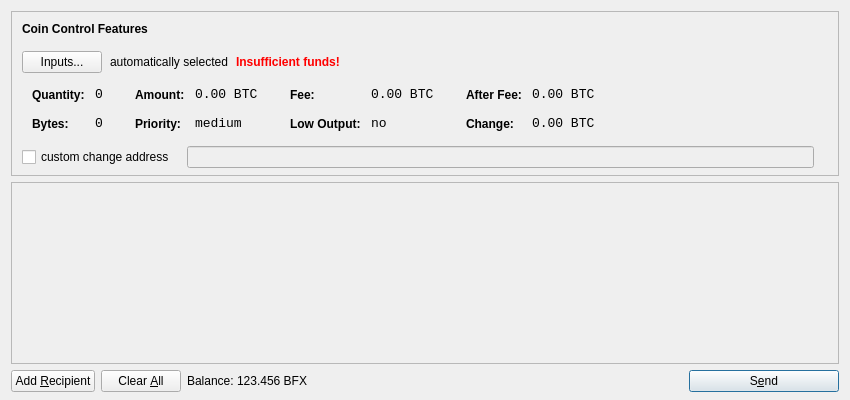
<?xml version="1.0" encoding="UTF-8"?>
<ui version="4.0">
 <class>SendCoinsDialog</class>
 <widget class="QDialog" name="SendCoinsDialog">
  <property name="geometry">
   <rect>
    <x>0</x>
    <y>0</y>
    <width>850</width>
    <height>400</height>
   </rect>
  </property>
  <property name="windowTitle">
   <string>Send Coins</string>
  </property>
  <layout class="QVBoxLayout" name="verticalLayout" stretch="0,1,0">
   <property name="bottomMargin">
    <number>8</number>
   </property>
   <item>
    <widget class="QFrame" name="frameCoinControl">
     <property name="sizePolicy">
      <sizepolicy hsizetype="Expanding" vsizetype="Expanding">
       <horstretch>0</horstretch>
       <verstretch>0</verstretch>
      </sizepolicy>
     </property>
     <property name="maximumSize">
      <size>
       <width>16777215</width>
       <height>16777215</height>
      </size>
     </property>
     <property name="frameShape">
      <enum>QFrame::StyledPanel</enum>
     </property>
     <property name="frameShadow">
      <enum>QFrame::Sunken</enum>
     </property>
     <layout class="QVBoxLayout" name="verticalLayoutCoinControl2">
      <property name="spacing">
       <number>-1</number>
      </property>
      <property name="leftMargin">
       <number>0</number>
      </property>
      <property name="topMargin">
       <number>0</number>
      </property>
      <property name="rightMargin">
       <number>0</number>
      </property>
      <property name="bottomMargin">
       <number>6</number>
      </property>
      <item>
       <layout class="QVBoxLayout" name="verticalLayoutCoinControl" stretch="0,0,0,0,1">
        <property name="spacing">
         <number>0</number>
        </property>
        <property name="leftMargin">
         <number>10</number>
        </property>
        <property name="topMargin">
         <number>10</number>
        </property>
        <item>
         <layout class="QHBoxLayout" name="horizontalLayoutCoinControl1">
          <property name="bottomMargin">
           <number>15</number>
          </property>
          <item>
           <widget class="QLabel" name="labelCoinControlFeatures">
            <property name="sizePolicy">
             <sizepolicy hsizetype="Preferred" vsizetype="Maximum">
              <horstretch>0</horstretch>
              <verstretch>0</verstretch>
             </sizepolicy>
            </property>
            <property name="font">
             <font>
              <weight>75</weight>
              <bold>true</bold>
             </font>
            </property>
            <property name="styleSheet">
             <string notr="true">font-weight:bold;</string>
            </property>
            <property name="text">
             <string>Coin Control Features</string>
            </property>
           </widget>
          </item>
         </layout>
        </item>
        <item>
         <layout class="QHBoxLayout" name="horizontalLayoutCoinControl2" stretch="0,0,0,0">
          <property name="spacing">
           <number>8</number>
          </property>
          <property name="bottomMargin">
           <number>10</number>
          </property>
          <item>
           <widget class="QPushButton" name="pushButtonCoinControl">
            <property name="styleSheet">
             <string notr="true"/>
            </property>
            <property name="text">
             <string>Inputs...</string>
            </property>
           </widget>
          </item>
          <item>
           <widget class="QLabel" name="labelCoinControlAutomaticallySelected">
            <property name="text">
             <string>automatically selected</string>
            </property>
            <property name="margin">
             <number>5</number>
            </property>
           </widget>
          </item>
          <item>
           <widget class="QLabel" name="labelCoinControlInsuffFunds">
            <property name="font">
             <font>
              <weight>75</weight>
              <bold>true</bold>
             </font>
            </property>
            <property name="styleSheet">
             <string notr="true">color:red;font-weight:bold;</string>
            </property>
            <property name="text">
             <string>Insufficient funds!</string>
            </property>
            <property name="margin">
             <number>5</number>
            </property>
           </widget>
          </item>
          <item>
           <spacer name="horizontalSpacerCoinControl">
            <property name="orientation">
             <enum>Qt::Horizontal</enum>
            </property>
            <property name="sizeHint" stdset="0">
             <size>
              <width>40</width>
              <height>1</height>
             </size>
            </property>
           </spacer>
          </item>
         </layout>
        </item>
        <item>
         <widget class="QWidget" name="widgetCoinControl" native="true">
          <property name="sizePolicy">
           <sizepolicy hsizetype="Preferred" vsizetype="Preferred">
            <horstretch>0</horstretch>
            <verstretch>0</verstretch>
           </sizepolicy>
          </property>
          <property name="minimumSize">
           <size>
            <width>0</width>
            <height>0</height>
           </size>
          </property>
          <property name="styleSheet">
           <string notr="true"/>
          </property>
          <layout class="QHBoxLayout" name="horizontalLayoutCoinControl5">
           <property name="margin">
            <number>0</number>
           </property>
           <item>
            <layout class="QHBoxLayout" name="horizontalLayoutCoinControl3" stretch="0,0,0,1">
             <property name="spacing">
              <number>20</number>
             </property>
             <property name="topMargin">
              <number>0</number>
             </property>
             <property name="bottomMargin">
              <number>10</number>
             </property>
             <item>
              <layout class="QFormLayout" name="formLayoutCoinControl1">
               <property name="horizontalSpacing">
                <number>10</number>
               </property>
               <property name="verticalSpacing">
                <number>14</number>
               </property>
               <property name="leftMargin">
                <number>10</number>
               </property>
               <property name="topMargin">
                <number>4</number>
               </property>
               <property name="rightMargin">
                <number>6</number>
               </property>
               <item row="0" column="0">
                <widget class="QLabel" name="labelCoinControlQuantityText">
                 <property name="styleSheet">
                  <string notr="true">font-weight:bold;</string>
                 </property>
                 <property name="text">
                  <string>Quantity:</string>
                 </property>
                 <property name="margin">
                  <number>0</number>
                 </property>
                </widget>
               </item>
               <item row="0" column="1">
                <widget class="QLabel" name="labelCoinControlQuantity">
                 <property name="font">
                  <font>
                   <family>Monospace</family>
                   <pointsize>10</pointsize>
                  </font>
                 </property>
                 <property name="cursor">
                  <cursorShape>IBeamCursor</cursorShape>
                 </property>
                 <property name="contextMenuPolicy">
                  <enum>Qt::ActionsContextMenu</enum>
                 </property>
                 <property name="text">
                  <string notr="true">0</string>
                 </property>
                 <property name="margin">
                  <number>0</number>
                 </property>
                 <property name="textInteractionFlags">
                  <set>Qt::LinksAccessibleByMouse|Qt::TextSelectableByKeyboard|Qt::TextSelectableByMouse</set>
                 </property>
                </widget>
               </item>
               <item row="1" column="0">
                <widget class="QLabel" name="labelCoinControlBytesText">
                 <property name="styleSheet">
                  <string notr="true">font-weight:bold;</string>
                 </property>
                 <property name="text">
                  <string>Bytes:</string>
                 </property>
                </widget>
               </item>
               <item row="1" column="1">
                <widget class="QLabel" name="labelCoinControlBytes">
                 <property name="font">
                  <font>
                   <family>Monospace</family>
                   <pointsize>10</pointsize>
                  </font>
                 </property>
                 <property name="cursor">
                  <cursorShape>IBeamCursor</cursorShape>
                 </property>
                 <property name="contextMenuPolicy">
                  <enum>Qt::ActionsContextMenu</enum>
                 </property>
                 <property name="text">
                  <string notr="true">0</string>
                 </property>
                 <property name="textInteractionFlags">
                  <set>Qt::LinksAccessibleByMouse|Qt::TextSelectableByKeyboard|Qt::TextSelectableByMouse</set>
                 </property>
                </widget>
               </item>
              </layout>
             </item>
             <item>
              <layout class="QFormLayout" name="formLayoutCoinControl2">
               <property name="horizontalSpacing">
                <number>10</number>
               </property>
               <property name="verticalSpacing">
                <number>14</number>
               </property>
               <property name="leftMargin">
                <number>6</number>
               </property>
               <property name="topMargin">
                <number>4</number>
               </property>
               <property name="rightMargin">
                <number>6</number>
               </property>
               <item row="0" column="0">
                <widget class="QLabel" name="labelCoinControlAmountText">
                 <property name="styleSheet">
                  <string notr="true">font-weight:bold;</string>
                 </property>
                 <property name="text">
                  <string>Amount:</string>
                 </property>
                 <property name="margin">
                  <number>0</number>
                 </property>
                </widget>
               </item>
               <item row="0" column="1">
                <widget class="QLabel" name="labelCoinControlAmount">
                 <property name="font">
                  <font>
                   <family>Monospace</family>
                   <pointsize>10</pointsize>
                  </font>
                 </property>
                 <property name="cursor">
                  <cursorShape>IBeamCursor</cursorShape>
                 </property>
                 <property name="contextMenuPolicy">
                  <enum>Qt::ActionsContextMenu</enum>
                 </property>
                 <property name="text">
                  <string notr="true">0.00 BTC</string>
                 </property>
                 <property name="textInteractionFlags">
                  <set>Qt::LinksAccessibleByMouse|Qt::TextSelectableByKeyboard|Qt::TextSelectableByMouse</set>
                 </property>
                </widget>
               </item>
               <item row="1" column="0">
                <widget class="QLabel" name="labelCoinControlPriorityText">
                 <property name="styleSheet">
                  <string notr="true">font-weight:bold;</string>
                 </property>
                 <property name="text">
                  <string>Priority:</string>
                 </property>
                </widget>
               </item>
               <item row="1" column="1">
                <widget class="QLabel" name="labelCoinControlPriority">
                 <property name="font">
                  <font>
                   <family>Monospace</family>
                   <pointsize>10</pointsize>
                  </font>
                 </property>
                 <property name="cursor">
                  <cursorShape>IBeamCursor</cursorShape>
                 </property>
                 <property name="contextMenuPolicy">
                  <enum>Qt::ActionsContextMenu</enum>
                 </property>
                 <property name="text">
                  <string>medium</string>
                 </property>
                 <property name="textInteractionFlags">
                  <set>Qt::LinksAccessibleByMouse|Qt::TextSelectableByKeyboard|Qt::TextSelectableByMouse</set>
                 </property>
                </widget>
               </item>
              </layout>
             </item>
             <item>
              <layout class="QFormLayout" name="formLayoutCoinControl3">
               <property name="horizontalSpacing">
                <number>10</number>
               </property>
               <property name="verticalSpacing">
                <number>14</number>
               </property>
               <property name="leftMargin">
                <number>6</number>
               </property>
               <property name="topMargin">
                <number>4</number>
               </property>
               <property name="rightMargin">
                <number>6</number>
               </property>
               <item row="0" column="0">
                <widget class="QLabel" name="labelCoinControlFeeText">
                 <property name="styleSheet">
                  <string notr="true">font-weight:bold;</string>
                 </property>
                 <property name="text">
                  <string>Fee:</string>
                 </property>
                 <property name="margin">
                  <number>0</number>
                 </property>
                </widget>
               </item>
               <item row="0" column="1">
                <widget class="QLabel" name="labelCoinControlFee">
                 <property name="font">
                  <font>
                   <family>Monospace</family>
                   <pointsize>10</pointsize>
                  </font>
                 </property>
                 <property name="cursor">
                  <cursorShape>IBeamCursor</cursorShape>
                 </property>
                 <property name="contextMenuPolicy">
                  <enum>Qt::ActionsContextMenu</enum>
                 </property>
                 <property name="text">
                  <string notr="true">0.00 BTC</string>
                 </property>
                 <property name="textInteractionFlags">
                  <set>Qt::LinksAccessibleByMouse|Qt::TextSelectableByKeyboard|Qt::TextSelectableByMouse</set>
                 </property>
                </widget>
               </item>
               <item row="1" column="0">
                <widget class="QLabel" name="labelCoinControlLowOutputText">
                 <property name="styleSheet">
                  <string notr="true">font-weight:bold;</string>
                 </property>
                 <property name="text">
                  <string>Low Output:</string>
                 </property>
                </widget>
               </item>
               <item row="1" column="1">
                <widget class="QLabel" name="labelCoinControlLowOutput">
                 <property name="font">
                  <font>
                   <family>Monospace</family>
                   <pointsize>10</pointsize>
                  </font>
                 </property>
                 <property name="cursor">
                  <cursorShape>IBeamCursor</cursorShape>
                 </property>
                 <property name="contextMenuPolicy">
                  <enum>Qt::ActionsContextMenu</enum>
                 </property>
                 <property name="text">
                  <string>no</string>
                 </property>
                 <property name="textInteractionFlags">
                  <set>Qt::LinksAccessibleByMouse|Qt::TextSelectableByKeyboard|Qt::TextSelectableByMouse</set>
                 </property>
                </widget>
               </item>
              </layout>
             </item>
             <item>
              <layout class="QFormLayout" name="formLayoutCoinControl4">
               <property name="horizontalSpacing">
                <number>10</number>
               </property>
               <property name="verticalSpacing">
                <number>14</number>
               </property>
               <property name="leftMargin">
                <number>6</number>
               </property>
               <property name="topMargin">
                <number>4</number>
               </property>
               <property name="rightMargin">
                <number>6</number>
               </property>
               <item row="0" column="0">
                <widget class="QLabel" name="labelCoinControlAfterFeeText">
                 <property name="styleSheet">
                  <string notr="true">font-weight:bold;</string>
                 </property>
                 <property name="text">
                  <string>After Fee:</string>
                 </property>
                 <property name="margin">
                  <number>0</number>
                 </property>
                </widget>
               </item>
               <item row="0" column="1">
                <widget class="QLabel" name="labelCoinControlAfterFee">
                 <property name="font">
                  <font>
                   <family>Monospace</family>
                   <pointsize>10</pointsize>
                  </font>
                 </property>
                 <property name="cursor">
                  <cursorShape>IBeamCursor</cursorShape>
                 </property>
                 <property name="contextMenuPolicy">
                  <enum>Qt::ActionsContextMenu</enum>
                 </property>
                 <property name="text">
                  <string notr="true">0.00 BTC</string>
                 </property>
                 <property name="textInteractionFlags">
                  <set>Qt::LinksAccessibleByMouse|Qt::TextSelectableByKeyboard|Qt::TextSelectableByMouse</set>
                 </property>
                </widget>
               </item>
               <item row="1" column="0">
                <widget class="QLabel" name="labelCoinControlChangeText">
                 <property name="styleSheet">
                  <string notr="true">font-weight:bold;</string>
                 </property>
                 <property name="text">
                  <string>Change:</string>
                 </property>
                </widget>
               </item>
               <item row="1" column="1">
                <widget class="QLabel" name="labelCoinControlChange">
                 <property name="font">
                  <font>
                   <family>Monospace</family>
                   <pointsize>10</pointsize>
                  </font>
                 </property>
                 <property name="cursor">
                  <cursorShape>IBeamCursor</cursorShape>
                 </property>
                 <property name="contextMenuPolicy">
                  <enum>Qt::ActionsContextMenu</enum>
                 </property>
                 <property name="text">
                  <string notr="true">0.00 BTC</string>
                 </property>
                 <property name="textInteractionFlags">
                  <set>Qt::LinksAccessibleByMouse|Qt::TextSelectableByKeyboard|Qt::TextSelectableByMouse</set>
                 </property>
                </widget>
               </item>
              </layout>
             </item>
            </layout>
           </item>
          </layout>
         </widget>
        </item>
        <item>
         <layout class="QHBoxLayout" name="horizontalLayoutCoinControl4" stretch="0,0,0">
          <property name="spacing">
           <number>12</number>
          </property>
          <property name="sizeConstraint">
           <enum>QLayout::SetDefaultConstraint</enum>
          </property>
          <property name="topMargin">
           <number>5</number>
          </property>
          <property name="rightMargin">
           <number>5</number>
          </property>
          <item>
           <widget class="QCheckBox" name="checkBoxCoinControlChange">
            <property name="text">
             <string>custom change address</string>
            </property>
           </widget>
          </item>
          <item>
           <widget class="QLineEdit" name="lineEditCoinControlChange">
            <property name="enabled">
             <bool>false</bool>
            </property>
            <property name="sizePolicy">
             <sizepolicy hsizetype="Expanding" vsizetype="Fixed">
              <horstretch>0</horstretch>
              <verstretch>0</verstretch>
             </sizepolicy>
            </property>
           </widget>
          </item>
          <item>
           <widget class="QLabel" name="labelCoinControlChangeLabel">
            <property name="sizePolicy">
             <sizepolicy hsizetype="Preferred" vsizetype="Expanding">
              <horstretch>0</horstretch>
              <verstretch>0</verstretch>
             </sizepolicy>
            </property>
            <property name="minimumSize">
             <size>
              <width>0</width>
              <height>0</height>
             </size>
            </property>
            <property name="text">
             <string/>
            </property>
            <property name="margin">
             <number>3</number>
            </property>
           </widget>
          </item>
         </layout>
        </item>
        <item>
         <spacer name="verticalSpacerCoinControl">
          <property name="orientation">
           <enum>Qt::Vertical</enum>
          </property>
          <property name="sizeHint" stdset="0">
           <size>
            <width>800</width>
            <height>1</height>
           </size>
          </property>
         </spacer>
        </item>
       </layout>
      </item>
     </layout>
    </widget>
   </item>
   <item>
    <widget class="QScrollArea" name="scrollArea">
     <property name="widgetResizable">
      <bool>true</bool>
     </property>
     <widget class="QWidget" name="scrollAreaWidgetContents">
      <property name="geometry">
       <rect>
        <x>0</x>
        <y>0</y>
        <width>830</width>
        <height>165</height>
       </rect>
      </property>
      <layout class="QVBoxLayout" name="verticalLayout_2">
       <property name="margin">
        <number>0</number>
       </property>
       <item>
        <layout class="QVBoxLayout" name="entries">
         <property name="spacing">
          <number>6</number>
         </property>
        </layout>
       </item>
       <item>
        <spacer name="verticalSpacer">
         <property name="orientation">
          <enum>Qt::Vertical</enum>
         </property>
         <property name="sizeHint" stdset="0">
          <size>
           <width>20</width>
           <height>40</height>
          </size>
         </property>
        </spacer>
       </item>
      </layout>
     </widget>
    </widget>
   </item>
   <item>
    <layout class="QHBoxLayout" name="horizontalLayout">
     <item>
      <widget class="QPushButton" name="addButton">
       <property name="toolTip">
        <string>Send to multiple recipients at once</string>
       </property>
       <property name="text">
        <string>Add &amp;Recipient</string>
       </property>
       <property name="icon">
        <iconset resource="../bitcoin.qrc">
         <normaloff>:/icons/add</normaloff>:/icons/add</iconset>
       </property>
       <property name="autoDefault">
        <bool>false</bool>
       </property>
      </widget>
     </item>
     <item>
      <widget class="QPushButton" name="clearButton">
       <property name="sizePolicy">
        <sizepolicy hsizetype="Minimum" vsizetype="Fixed">
         <horstretch>0</horstretch>
         <verstretch>0</verstretch>
        </sizepolicy>
       </property>
       <property name="toolTip">
        <string>Remove all transaction fields</string>
       </property>
       <property name="text">
        <string>Clear &amp;All</string>
       </property>
       <property name="icon">
        <iconset resource="../bitcoin.qrc">
         <normaloff>:/icons/remove</normaloff>:/icons/remove</iconset>
       </property>
       <property name="autoRepeatDelay">
        <number>300</number>
       </property>
       <property name="autoDefault">
        <bool>false</bool>
       </property>
      </widget>
     </item>
     <item>
      <layout class="QHBoxLayout" name="horizontalLayout_2">
       <property name="spacing">
        <number>3</number>
       </property>
       <item>
        <widget class="QLabel" name="label">
         <property name="text">
          <string>Balance:</string>
         </property>
        </widget>
       </item>
       <item>
        <widget class="QLabel" name="labelBalance">
         <property name="cursor">
          <cursorShape>IBeamCursor</cursorShape>
         </property>
         <property name="text">
          <string>123.456 BFX</string>
         </property>
         <property name="textInteractionFlags">
          <set>Qt::LinksAccessibleByMouse|Qt::TextSelectableByKeyboard|Qt::TextSelectableByMouse</set>
         </property>
        </widget>
       </item>
      </layout>
     </item>
     <item>
      <spacer name="horizontalSpacer">
       <property name="orientation">
        <enum>Qt::Horizontal</enum>
       </property>
       <property name="sizeHint" stdset="0">
        <size>
         <width>40</width>
         <height>20</height>
        </size>
       </property>
      </spacer>
     </item>
     <item>
      <widget class="QPushButton" name="sendButton">
       <property name="minimumSize">
        <size>
         <width>150</width>
         <height>0</height>
        </size>
       </property>
       <property name="toolTip">
        <string>Confirm the send action</string>
       </property>
       <property name="text">
        <string>S&amp;end</string>
       </property>
       <property name="icon">
        <iconset resource="../bitcoin.qrc">
         <normaloff>:/icons/send</normaloff>:/icons/send</iconset>
       </property>
       <property name="default">
        <bool>true</bool>
       </property>
      </widget>
     </item>
    </layout>
   </item>
  </layout>
 </widget>
 <resources>
  <include location="../bitcoin.qrc"/>
 </resources>
 <connections/>
</ui>
